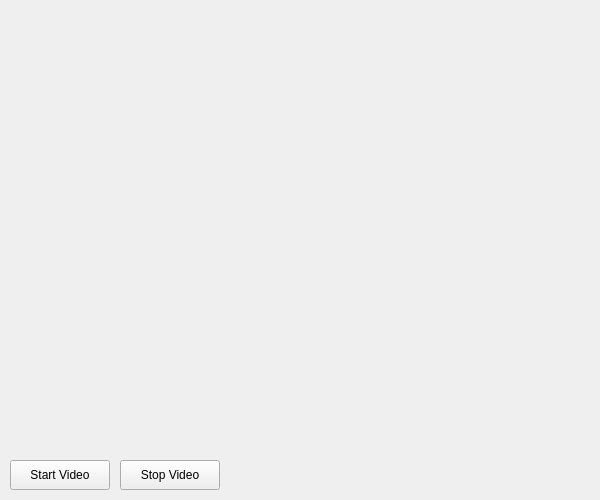
<?xml version="1.0" encoding="UTF-8"?>
<ui version="4.0">
    <class>MainGui</class>
    <widget class="QWidget" name="MainGui">
        <property name="geometry">
            <rect>
                <x>0</x>
                <y>0</y>
                <width>600</width>
                <height>500</height>
            </rect>
        </property>
        <property name="windowTitle">
            <string>Form</string>
        </property>
        <widget class="QPushButton" name="Button_StartVideo">
            <property name="geometry">
                <rect>
                    <x>10</x>
                    <y>460</y>
                    <width>100</width>
                    <height>30</height>
                </rect>
            </property>
            <property name="text">
                <string>Start Video</string>
            </property>
        </widget>
        <widget class="QPushButton" name="Button_StopVideo">
            <property name="geometry">
                <rect>
                    <x>120</x>
                    <y>460</y>
                    <width>100</width>
                    <height>30</height>
                </rect>
            </property>
            <property name="text">
                <string>Stop Video</string>
            </property>
        </widget>
        <widget class="QLabel" name="Label_Video">
            <property name="geometry">
                <rect>
                    <x>10</x>
                    <y>10</y>
                    <width>360</width>
                    <height>270</height>
                </rect>
            </property>
            <property name="text">
                <string/>
            </property>
            <property name="alignment">
                <set>Qt::AlignLeading|Qt::AlignLeft|Qt::AlignVCenter</set>
            </property>
        </widget>
    </widget>
    <resources/>
    <connections/>
    <designerdata>
        <property name="gridDeltaX">
            <number>10</number>
        </property>
        <property name="gridDeltaY">
            <number>10</number>
        </property>
        <property name="gridSnapX">
            <bool>true</bool>
        </property>
        <property name="gridSnapY">
            <bool>true</bool>
        </property>
        <property name="gridVisible">
            <bool>true</bool>
        </property>
    </designerdata>
</ui>
